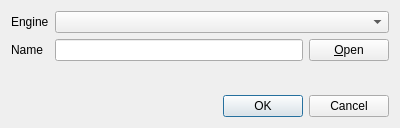
<?xml version="1.0" encoding="UTF-8"?>
<ui version="4.0">
 <class>ConnectionSetupDialog</class>
 <widget class="QDialog" name="ConnectionSetupDialog">
  <property name="geometry">
   <rect>
    <x>0</x>
    <y>0</y>
    <width>400</width>
    <height>128</height>
   </rect>
  </property>
  <property name="windowTitle">
   <string>Connection</string>
  </property>
  <layout class="QVBoxLayout" name="verticalLayout">
   <item>
    <layout class="QFormLayout" name="formLayout">
     <property name="fieldGrowthPolicy">
      <enum>QFormLayout::AllNonFixedFieldsGrow</enum>
     </property>
     <item row="0" column="0">
      <widget class="QLabel" name="label">
       <property name="text">
        <string>Engine</string>
       </property>
      </widget>
     </item>
     <item row="0" column="1">
      <widget class="QComboBox" name="engineComboBox"/>
     </item>
     <item row="1" column="0">
      <widget class="QLabel" name="label_2">
       <property name="text">
        <string>Name</string>
       </property>
      </widget>
     </item>
     <item row="1" column="1">
      <layout class="QHBoxLayout" name="horizontalLayout">
       <item>
        <widget class="QLineEdit" name="nameLineEdit"/>
       </item>
       <item>
        <widget class="QPushButton" name="openFileButton">
         <property name="sizePolicy">
          <sizepolicy hsizetype="Maximum" vsizetype="Fixed">
           <horstretch>0</horstretch>
           <verstretch>0</verstretch>
          </sizepolicy>
         </property>
         <property name="text">
          <string>&amp;Open</string>
         </property>
        </widget>
       </item>
      </layout>
     </item>
    </layout>
   </item>
   <item>
    <widget class="QDialogButtonBox" name="buttonBox">
     <property name="orientation">
      <enum>Qt::Horizontal</enum>
     </property>
     <property name="standardButtons">
      <set>QDialogButtonBox::Cancel|QDialogButtonBox::Ok</set>
     </property>
    </widget>
   </item>
  </layout>
 </widget>
 <resources/>
 <connections>
  <connection>
   <sender>buttonBox</sender>
   <signal>accepted()</signal>
   <receiver>ConnectionSetupDialog</receiver>
   <slot>accept()</slot>
   <hints>
    <hint type="sourcelabel">
     <x>248</x>
     <y>254</y>
    </hint>
    <hint type="destinationlabel">
     <x>157</x>
     <y>274</y>
    </hint>
   </hints>
  </connection>
  <connection>
   <sender>buttonBox</sender>
   <signal>rejected()</signal>
   <receiver>ConnectionSetupDialog</receiver>
   <slot>reject()</slot>
   <hints>
    <hint type="sourcelabel">
     <x>316</x>
     <y>260</y>
    </hint>
    <hint type="destinationlabel">
     <x>286</x>
     <y>274</y>
    </hint>
   </hints>
  </connection>
 </connections>
</ui>
